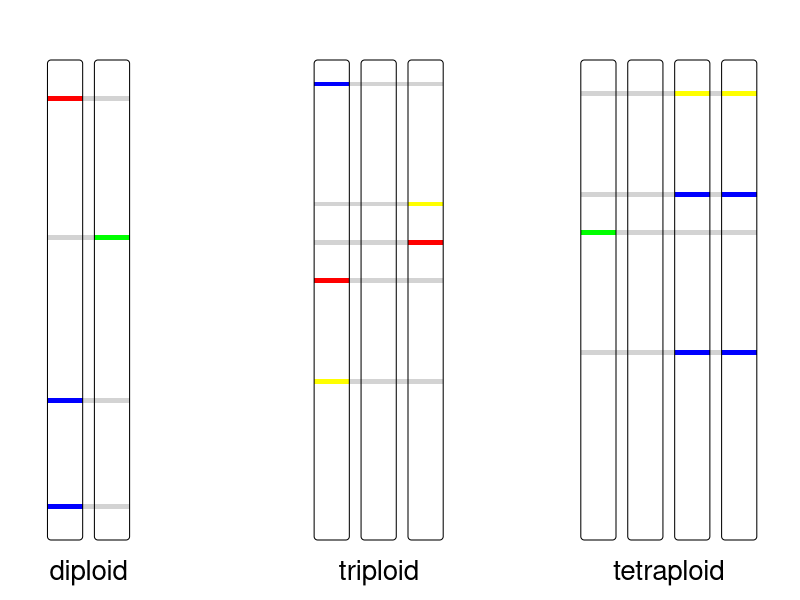

The R source for this figure:
library('shape')
library('grid')

# empty cavas
emptyplot <- function(){
    plot(NULL, bty = 'n', axes=FALSE, xlim = c(0, 1), ylim = c(0,1), xlab = '', ylab = '')
}

getCenter <- function(x, ch){
    y_center <- 0.5
    x_center <- ((x - 1) / 3) + sm + (p / 30) * ((8 * ch) - 1)
    c(x_center, y_center)
}

plotMutations <- function(x, .mutation_matrix){
    # then draw grey boxes bellow heterozygous positions
    # then draw mutations
    num_of_ch <- ncol(.mutation_matrix)
    heterozygous_loci <- !apply(mutation_matrix, 1, function(x){ all(x == x[1])})

    locus_base <- ((getCenter(x, 1) + getCenter(x, num_of_ch)) / 2) - c(0, (ch_height / 2))


    for(pos in 1:loci){
        if(heterozygous_loci[pos]){
            grid.rect(locus_base[1],
                      locus_base[2] + pos * (ch_height / loci),
                      width = (p/5 * num_of_ch) + (p/15 * (num_of_ch - 1)),
                      height = ch_height / loci,
                      gp=gpar(col=NA, fill="lightgrey"))
        }
    }

    for(.ch in 1:num_of_ch){
        ch_base <- getCenter(x,.ch) - c(0, ch_height / 2)
        for(pos in 1:loci){
            .mut = .mutation_matrix[pos,.ch]
            if(.mut != ""){
                grid.rect(ch_base[1],
                          ch_base[2] + pos * (ch_height / loci),
                          width = p / 5,
                          height = ch_height / loci,
                          gp=gpar(col=NA, fill=.mut))
            }
        }
    }

    mean(heterozygous_loci)
}

mut_pal <- c('red', 'green', 'blue', 'yellow')

mutate <- function(locus_vector, f_mut){
    mutations <- rbinom(length(locus_vector), 1, f_mut)
    locus_vector[which(mutations == 1)] <- sample(mut_pal, sum(mutations), replace = T)
    locus_vector
}

sm <- 0.03 # an extra margin on right within a box
p <- 0.22 # proportion of a box
ch_height <- 4/5 # chromosome height
loci <- 100

mut_matrices <- list()
mut_matrices[[1]] <- sapply(rep(0.02, 2), function(x){ mutate(rep("", loci), x)})
mut_matrices[[2]] <- sapply(rep(0.015, 3), function(x){ mutate(rep("", loci), x)})

A <- mutate(rep("", loci), 0.01)
A1 <- mutate(A, 0.005)
A2 <- mutate(A, 0.005)

B <- mutate(rep("", loci), 0.01)
B1 <- mutate(B, 0.005)
B2 <- mutate(B, 0.005)

mut_matrices[[3]] <- matrix(c(A1, A2, B1, B2), ncol = 4)

pdf('figures/box3_scheme.pdf')
emptyplot()

for(x in c(1,2,3)){
    mutation_matrix <- mut_matrices[[x]]
    heterozygosity <- plotMutations(x, mutation_matrix)
    text_pos <- getCenter(x, 1 + (0.5 * x))
    # grid.text(round(heterozygosity, 2), text_pos[1], 0.03)
    for(ch in 1:(x+1)){
        ch_center <- getCenter(x,ch)
        grid.roundrect(ch_center[1], ch_center[2], width = p/5, height = ch_height, gp=gpar(fill="#00000000"))
    }
}

grid.text("diploid", getCenter(1,1.5)[1], 0.05, gp=gpar(fontsize=20))
grid.text("triploid", getCenter(2,2)[1], 0.05, gp=gpar(fontsize=20))
grid.text("tetraploid", getCenter(3,2.5)[1], 0.05, gp=gpar(fontsize=20))

dev.off()
